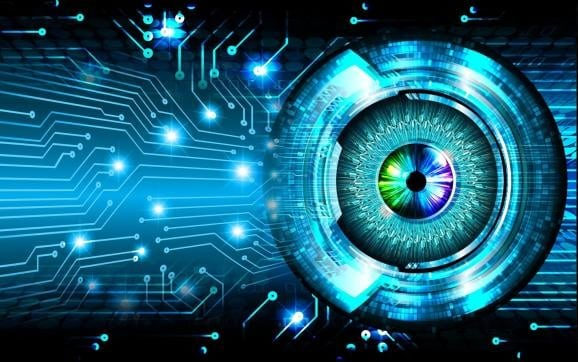
#> input picture 123.jpg, 578 x 362 px
$ python Q1.py
#> lines starting #> are read from the running program, lines starting #| are printed output that depends on the picture
import matplotlib.pyplot as plt
image=plt.imread("123.jpg")
#> image is the input picture: shape (362, 578, 3); mean R, G, B 24.1, 91.1, 114.4
print(type(image))
#| <class 'numpy.ndarray'>
plt.subplot(121)
plt.title("image1")
plt.imshow(image)
image2=plt.imread("456.jpg")
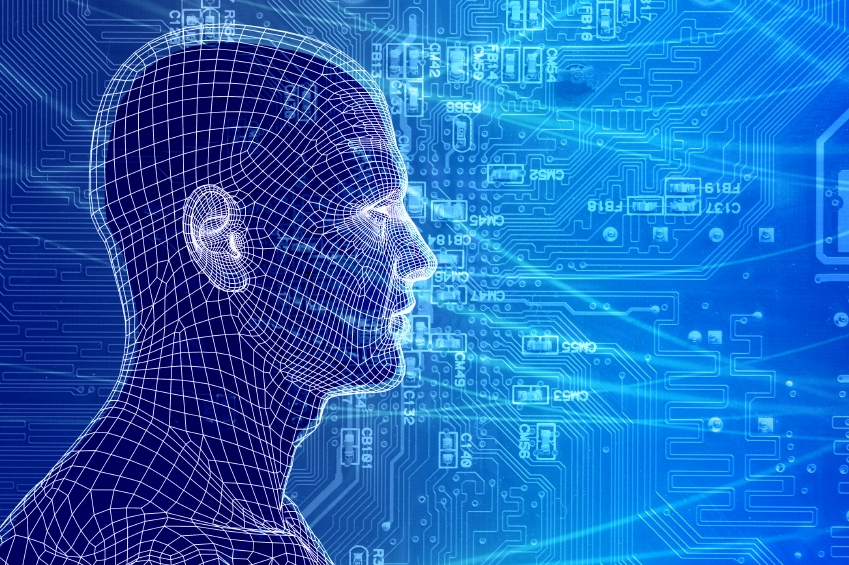
#> input picture 456.jpg, 849 x 565 px
#> image2 is the input picture: shape (565, 849, 3); mean R, G, B 31.5, 101.7, 187.2
plt.subplot(122)
plt.imshow(image2)
plt.title("image2")
plt.axis("on")
plt.show()
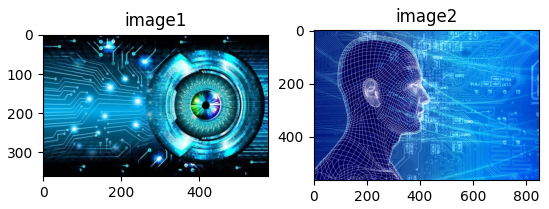
#> figure drawn by matplotlib, 2 panels
